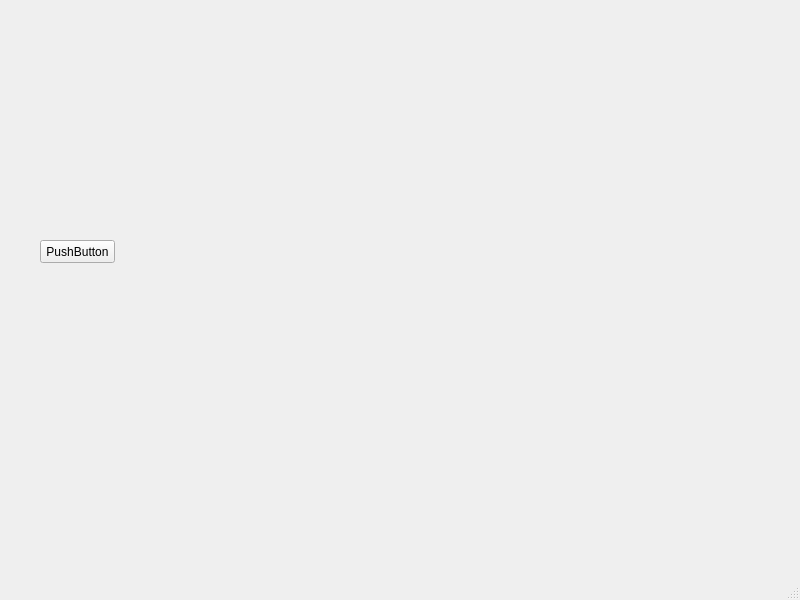
<?xml version="1.0" encoding="UTF-8"?>
<ui version="4.0">
 <class>MainWindow</class>
 <widget class="QMainWindow" name="MainWindow">
  <property name="geometry">
   <rect>
    <x>0</x>
    <y>0</y>
    <width>800</width>
    <height>600</height>
   </rect>
  </property>
  <property name="windowTitle">
   <string>MainWindow</string>
  </property>
  <widget class="QWidget" name="centralwidget">
   <widget class="QStackedWidget" name="stackedWidget">
    <property name="geometry">
     <rect>
      <x>170</x>
      <y>210</y>
      <width>120</width>
      <height>80</height>
     </rect>
    </property>
    <widget class="QWidget" name="page"/>
    <widget class="QWidget" name="page_2"/>
   </widget>
   <widget class="QPushButton" name="pushButton">
    <property name="geometry">
     <rect>
      <x>40</x>
      <y>240</y>
      <width>75</width>
      <height>23</height>
     </rect>
    </property>
    <property name="text">
     <string>PushButton</string>
    </property>
   </widget>
  </widget>
  <widget class="QMenuBar" name="menubar">
   <property name="geometry">
    <rect>
     <x>0</x>
     <y>0</y>
     <width>800</width>
     <height>23</height>
    </rect>
   </property>
  </widget>
  <widget class="QStatusBar" name="statusbar"/>
 </widget>
 <resources/>
 <connections/>
</ui>
